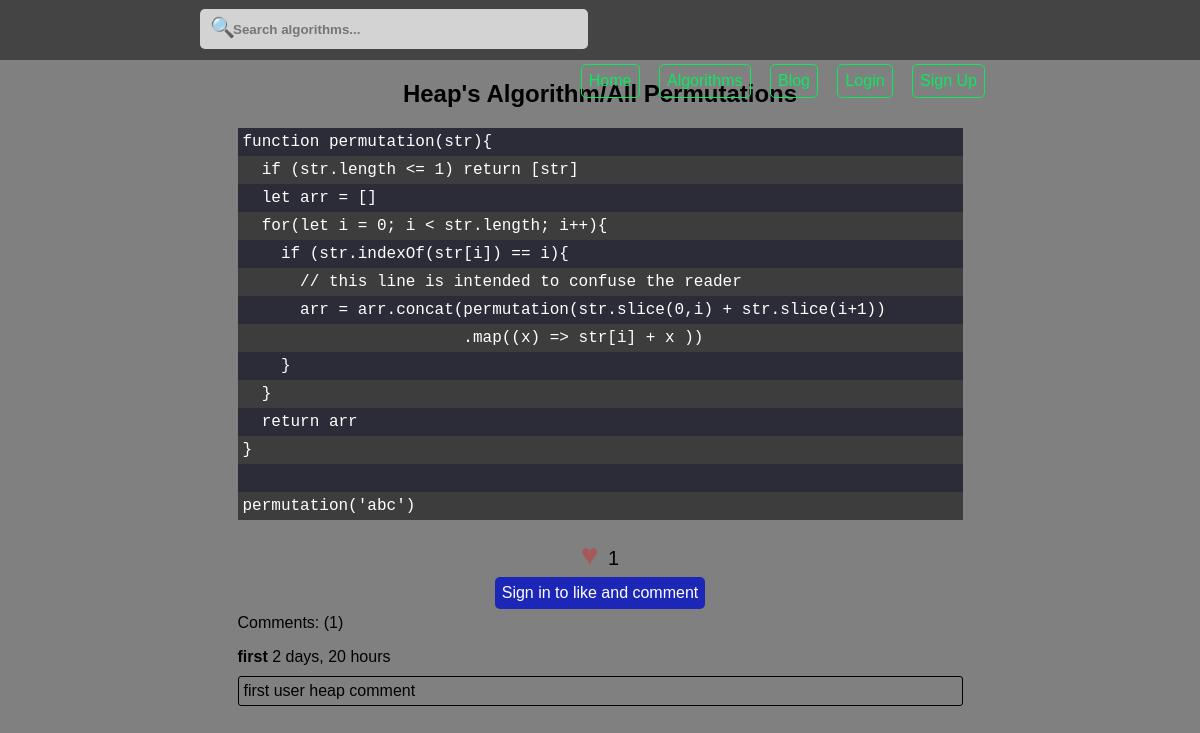
/algorithms/backtracking/heaps-algorithmall-permutations/, run on an earlier commit of the app's database.
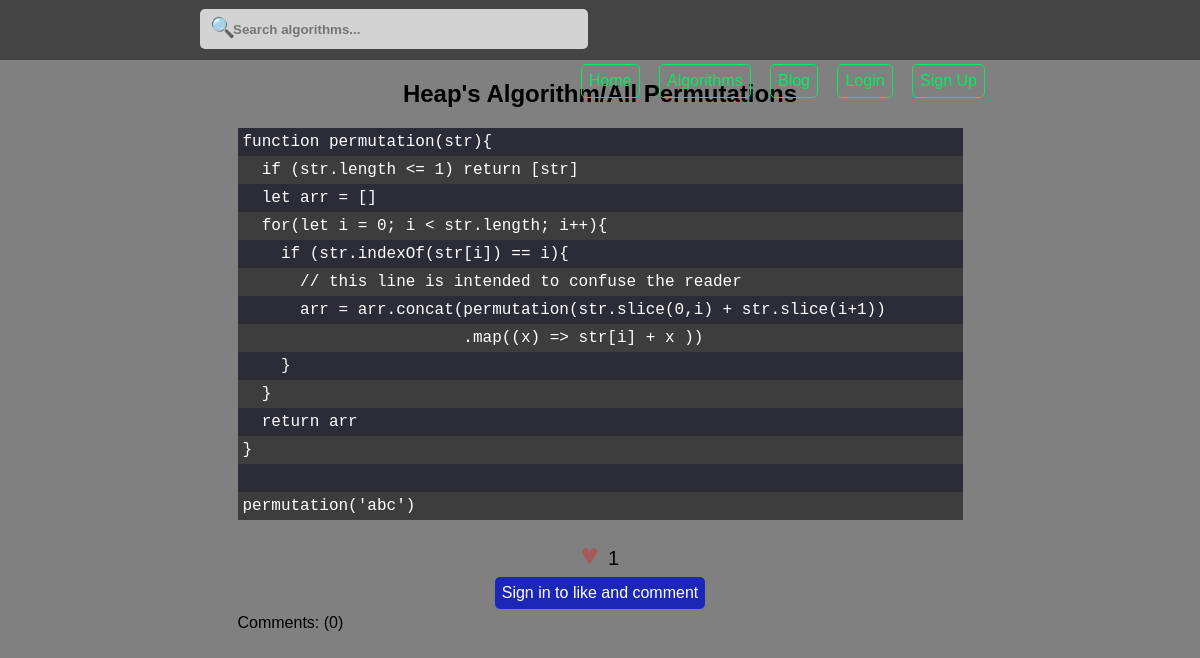
And on a later commit of the database.
### computer_science/models.py (models this page shows, shortened)
class Algorithm(models.Model):
	title = models.CharField(max_length = 300)
	friendly_title = models.SlugField(unique = False, default = None)
	category = models.CharField(max_length = 300, default = None)
	friendly_category = models.SlugField(unique = False, default = None)
	code = models.TextField()
	users = models.ManyToManyField(User)
	likes = models.ManyToManyField(User, blank = True, related_name = 'algorithm_likes')
	created_at = models.DateTimeField(auto_now = False, auto_now_add = True)
	updated_at = models.DateTimeField(auto_now = True, auto_now_add = False)
	class Meta:
		ordering = ['title']

### comments/models.py (models this page shows, shortened)
class Comment(models.Model):
	user = models.ForeignKey(User, on_delete = models.CASCADE)
	article = models.ForeignKey(Blog, on_delete = models.CASCADE, null = True, blank = True)
	algorithm = models.ForeignKey(Algorithm, on_delete = models.CASCADE, null = True, blank = True)
	content = models.TextField()
	created_at = models.DateTimeField(auto_now_add = True)
	class Meta:
		ordering = ['-created_at']

### computer_science/views.py (the view, shortened to what this page needs)
# urls.py: url(r'^blog/(?P<friendly_title>[-\w]+)/$', show, name = 'show'),
def show(request, friendly_category = None, friendly_title = None):
	algorithm = get_object_or_404(Algorithm, friendly_title = friendly_title)
	if not algorithm:
		return Http404
	form = Comment_form(request.POST or None)
	like_or_unlike = 'Like'
	user_likes = False
	if request.user.is_authenticated:
	    if request.user in algorithm.likes.all():
	        like_or_unlike = 'Unlike'
	        user_likes = True
	items = { 'algorithm': algorithm,
			  'title': algorithm.title,
			  'comments': algorithm.comment_set.all(),
			  'form': form,
			  'value': 'Submit Comment',
			  'like_or_unlike': like_or_unlike,
			  'user_likes': user_likes }
	return render(request, 'algorithms/show.html', items)

### comments/forms.py
class Comment_form(forms.ModelForm):
	content = forms.CharField(widget = forms.Textarea(
		attrs = { 'class': 'comment-form', 'placeholder': 'Type your comment here...', 'rows': 4, 'cols': 80 }))
	class Meta:
		model = Comment
		fields = ['content']

### templates/algorithms/show.html (shortened to what this page needs)
{% extends 'base.html' %}
{% load staticfiles %}
{% block css %}
	<link rel="stylesheet" type="text/css" href="{% static 'css/algorithm.css' %}">
{% endblock css %}
{% block main %}
	<div class="full-algorithm">
		<h2>{{ algorithm.title }}</h2>
		<div class="algorithm-code">{{ algorithm.code|safe }}</div>
		<br />
		<a class='like like-button' style="{% if user_likes %} color: red; {% endif %}">
		</a>
		<span class="like-counts">{{ algorithm.likes.count }}</span>
        <br>
	    {% if user.is_authenticated %}
    		<form method="POST" class="comment_form", enctype="multipart/form-data">
        		{% csrf_token %}
        		{{ form.as_p }}
        		<input type="submit" value="{{ value }}" class='button-class-a send_comment_button'>
    	    </form>
	    {% else %}
	        <a href="{% url 'user:user_login' %}" class="button-class-a">Sign in to like and comment</a>
	    {% endif %}
	    <div class="comment-count">Comments: ({{ comments.count }})</div>
	    <div class="all-comments">
    		{% for comment in comments %}
    			<div class="single-comment">
    				<p class="comment-username"><b>{{ comment.user }}</b> {{ comment.created_at|timesince }}</p>
    				<p class="comment-content">{{ comment.content }}</p>
    			</div>
    		{% endfor %}
        </div>
	</div>
{% endblock main %}

What changed in the data, as far as the page shows it:
removed Comment: user "first", created_at "2 days, 20 hours", content "first user heap comment"
computed for Algorithm "Heap's Algorithm/All Permutations": count "1" → "0"
